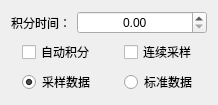
<?xml version="1.0" encoding="UTF-8"?>
<ui version="4.0">
 <class>HSpecCalibrateSetWidget</class>
 <widget class="QWidget" name="HSpecCalibrateSetWidget">
  <property name="geometry">
   <rect>
    <x>0</x>
    <y>0</y>
    <width>218</width>
    <height>98</height>
   </rect>
  </property>
  <property name="maximumSize">
   <size>
    <width>16777215</width>
    <height>100</height>
   </size>
  </property>
  <property name="windowTitle">
   <string>Form</string>
  </property>
  <layout class="QFormLayout" name="formLayout">
   <item row="0" column="0">
    <widget class="QLabel" name="label_001">
     <property name="text">
      <string>积分时间：</string>
     </property>
     <property name="scaledContents">
      <bool>false</bool>
     </property>
     <property name="alignment">
      <set>Qt::AlignRight|Qt::AlignTrailing|Qt::AlignVCenter</set>
     </property>
    </widget>
   </item>
   <item row="0" column="1">
    <widget class="QDoubleSpinBox" name="doubleSpinBox_01">
     <property name="alignment">
      <set>Qt::AlignCenter</set>
     </property>
    </widget>
   </item>
   <item row="1" column="0" colspan="2">
    <layout class="QHBoxLayout" name="horizontalLayout">
     <property name="spacing">
      <number>9</number>
     </property>
     <item>
      <spacer name="horizontalSpacer_01">
       <property name="orientation">
        <enum>Qt::Horizontal</enum>
       </property>
       <property name="sizeHint" stdset="0">
        <size>
         <width>0</width>
         <height>20</height>
        </size>
       </property>
      </spacer>
     </item>
     <item>
      <widget class="QCheckBox" name="checkBox_01">
       <property name="sizePolicy">
        <sizepolicy hsizetype="Minimum" vsizetype="Fixed">
         <horstretch>0</horstretch>
         <verstretch>0</verstretch>
        </sizepolicy>
       </property>
       <property name="text">
        <string>自动积分</string>
       </property>
      </widget>
     </item>
     <item>
      <spacer name="horizontalSpacer_02">
       <property name="orientation">
        <enum>Qt::Horizontal</enum>
       </property>
       <property name="sizeHint" stdset="0">
        <size>
         <width>20</width>
         <height>20</height>
        </size>
       </property>
      </spacer>
     </item>
     <item>
      <widget class="QCheckBox" name="checkBox_02">
       <property name="sizePolicy">
        <sizepolicy hsizetype="Minimum" vsizetype="Fixed">
         <horstretch>0</horstretch>
         <verstretch>0</verstretch>
        </sizepolicy>
       </property>
       <property name="text">
        <string>连续采样</string>
       </property>
      </widget>
     </item>
     <item>
      <spacer name="horizontalSpacer_09">
       <property name="orientation">
        <enum>Qt::Horizontal</enum>
       </property>
       <property name="sizeHint" stdset="0">
        <size>
         <width>0</width>
         <height>20</height>
        </size>
       </property>
      </spacer>
     </item>
    </layout>
   </item>
   <item row="2" column="0" colspan="2">
    <layout class="QHBoxLayout" name="horizontalLayout_2">
     <property name="spacing">
      <number>9</number>
     </property>
     <item>
      <spacer name="horizontalSpacer_11">
       <property name="orientation">
        <enum>Qt::Horizontal</enum>
       </property>
       <property name="sizeHint" stdset="0">
        <size>
         <width>0</width>
         <height>20</height>
        </size>
       </property>
      </spacer>
     </item>
     <item>
      <widget class="QRadioButton" name="radioButton_01">
       <property name="text">
        <string>采样数据</string>
       </property>
       <property name="checked">
        <bool>true</bool>
       </property>
      </widget>
     </item>
     <item>
      <spacer name="horizontalSpacer_12">
       <property name="orientation">
        <enum>Qt::Horizontal</enum>
       </property>
       <property name="sizeHint" stdset="0">
        <size>
         <width>20</width>
         <height>20</height>
        </size>
       </property>
      </spacer>
     </item>
     <item>
      <widget class="QRadioButton" name="radioButton_02">
       <property name="text">
        <string>标准数据</string>
       </property>
      </widget>
     </item>
     <item>
      <spacer name="horizontalSpacer_19">
       <property name="orientation">
        <enum>Qt::Horizontal</enum>
       </property>
       <property name="sizeHint" stdset="0">
        <size>
         <width>0</width>
         <height>20</height>
        </size>
       </property>
      </spacer>
     </item>
    </layout>
   </item>
  </layout>
 </widget>
 <resources/>
 <connections/>
</ui>
